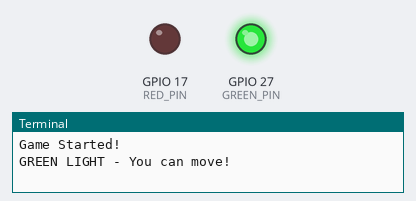
This program was run on a simulated Raspberry Pi (BCM pin numbers). Shown: output pins drawn as LEDs (lit = HIGH), the last lines printed to the terminal.

Above: at 1.5 s.
At 4.5 s:
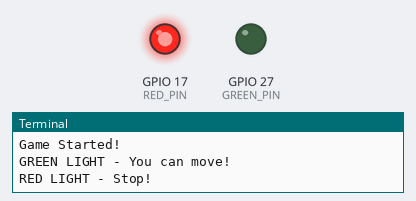
Timing chart, 0 to 7.8 s (numbered marks = the images above):
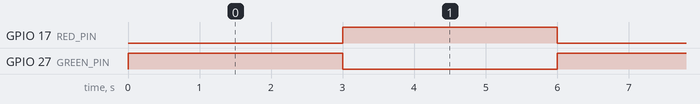

Measured:
- by itself, GPIO 17 (RED_PIN), GPIO 27 (GREEN_PIN): alternates HIGH for 3.0 s and LOW for 3.0 s

The program:

day3_game_logic.py
```python
import RPi.GPIO as GPIO
import time

RED_PIN = 17
GREEN_PIN = 27
BUTTON_PIN = 22

GPIO.setmode(GPIO.BCM)

GPIO.setup(RED_PIN, GPIO.OUT)
GPIO.setup(GREEN_PIN, GPIO.OUT)
GPIO.setup(BUTTON_PIN, GPIO.IN, pull_up_down=GPIO.PUD_UP)

print("Game Started!")

try:
    while True:

        # GREEN LIGHT
        print("GREEN LIGHT - You can move!")
        GPIO.output(GREEN_PIN, GPIO.HIGH)
        GPIO.output(RED_PIN, GPIO.LOW)

        time.sleep(3)

        # RED LIGHT
        print("RED LIGHT - Stop!")
        GPIO.output(GREEN_PIN, GPIO.LOW)
        GPIO.output(RED_PIN, GPIO.HIGH)

        time.sleep(3)

except KeyboardInterrupt:
    GPIO.cleanup()
```
